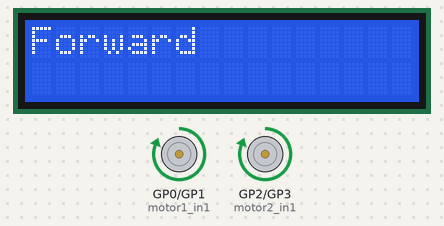
A program run on a simulated Raspberry Pi Pico running MicroPython. On the bench: 16×2 character LCD, motor-driver pin pairs drawn as motors (green arrow = first pin HIGH = forward, orange = second pin HIGH = backward, longer = more drive). Library files of the repository ran but are not shown: pico_i2c_lcd.py.

Above: at 0.2 s.
At 5.2 s:
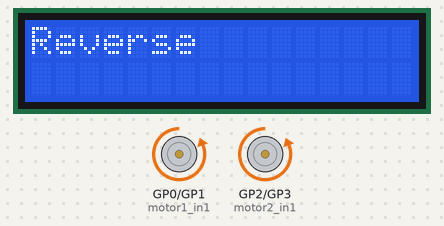
At 15.2 s:
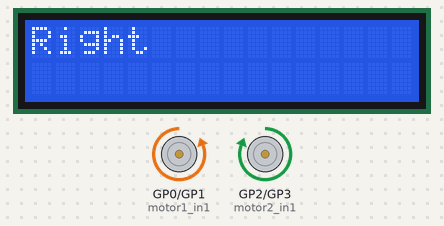
At 35.3 s:
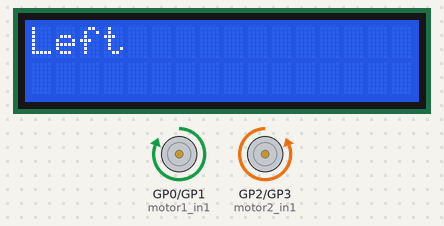
Timing chart, 0 to 36.8 s (numbered marks = the images above):
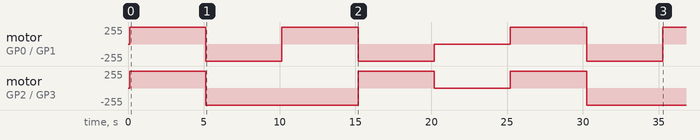

Measured:
- by itself, motor on GP2 (motor2_in1) / GP3 (motor2_in2): stopped → forward 255/255 at 0.10 s, → backward 255/255 5.0 s later, → forward 255/255 10.0 s later, → stopped 5.0 s later, … (6 changes in this stretch)
- by itself, motor on GP0 (motor1_in1) / GP1 (motor1_in2): stopped → forward 255/255 at 0.10 s, → backward 255/255 5.0 s later, → forward 255/255 5.0 s later, → backward 255/255 5.0 s later, … (8 changes in this stretch)
- what the display in image 0 shows lasts 5.0 s, from 0.1 s to 5.1 s

The program:

motor_lcd_FRLF.py
```python
from machine import Pin, I2C
from time import sleep
from pico_i2c_lcd import I2cLcd
import utime as time

# Define motor pins
motor1_in1 = Pin(0, Pin.OUT)
motor1_in2 = Pin(1, Pin.OUT)
motor2_in1 = Pin(2, Pin.OUT)
motor2_in2 = Pin(3, Pin.OUT)

# Setup I2C LCD
i2c = I2C(id=1, sda=Pin(26), scl=Pin(27), freq=100000)
I2C_ADDR = i2c.scan()[0]  # Auto-detect address
lcd = I2cLcd(i2c, I2C_ADDR, 2, 16)
lcd.clear()
lcd.putstr("DC Motor Control")

def stop():
    motor1_in1.value(0)
    motor1_in2.value(0)
    motor2_in1.value(0)
    motor2_in2.value(0)
    lcd.clear()
    lcd.putstr("Stopped")

def forward():
    motor1_in1.value(1)
    motor1_in2.value(0)
    motor2_in1.value(1)
    motor2_in2.value(0)
    lcd.clear()
    lcd.putstr("Forward")

def reverse():
    motor1_in1.value(0)
    motor1_in2.value(1)
    motor2_in1.value(0)
    motor2_in2.value(1)
    lcd.clear()
    lcd.putstr("Reverse")

def right():
    motor1_in1.value(0)
    motor1_in2.value(1)
    motor2_in1.value(1)
    motor2_in2.value(0)
    lcd.clear()
    lcd.putstr("Right")

def left():
    motor1_in1.value(1)
    motor1_in2.value(0)
    motor2_in1.value(0)
    motor2_in2.value(1)
    lcd.clear()
    lcd.putstr("Left")

# Test all directions
while True:
    forward()
    sleep(5)
    reverse()
    sleep(5)
    left()
    sleep(5)
    right()
    sleep(5)
    stop()
    sleep(5)
```
